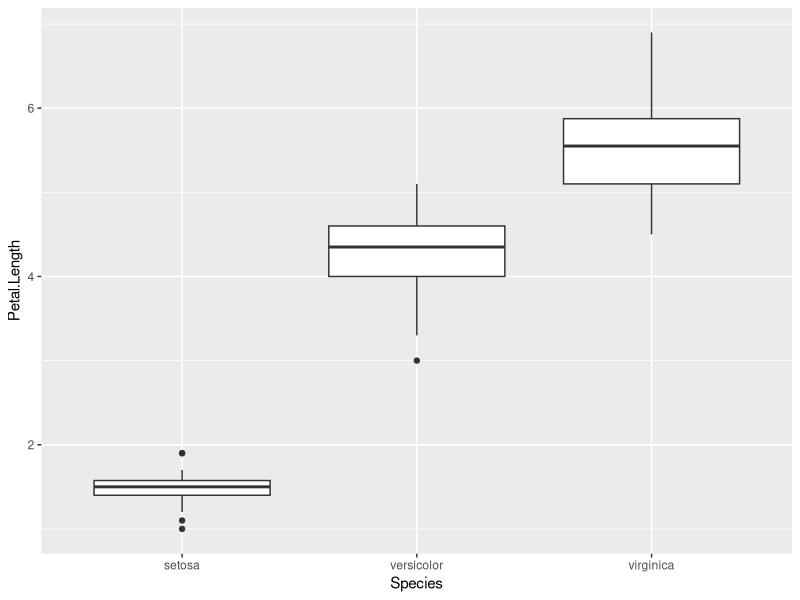
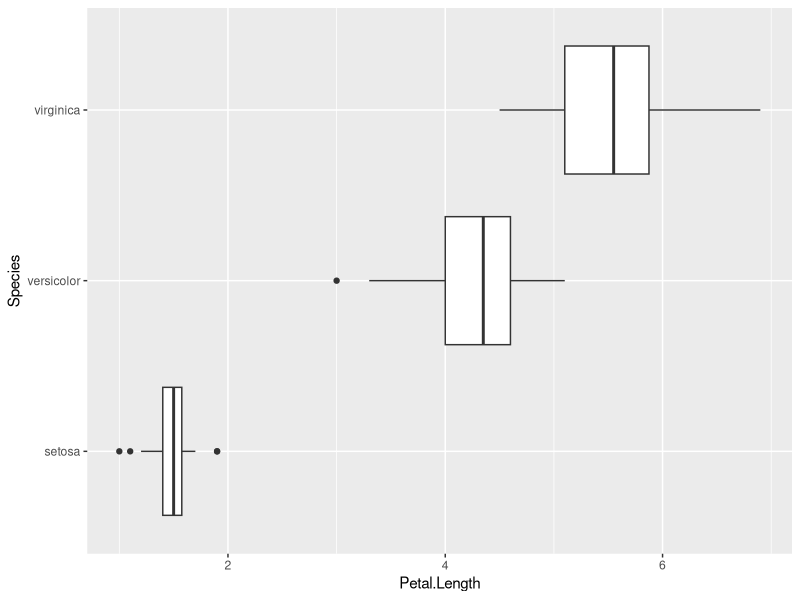
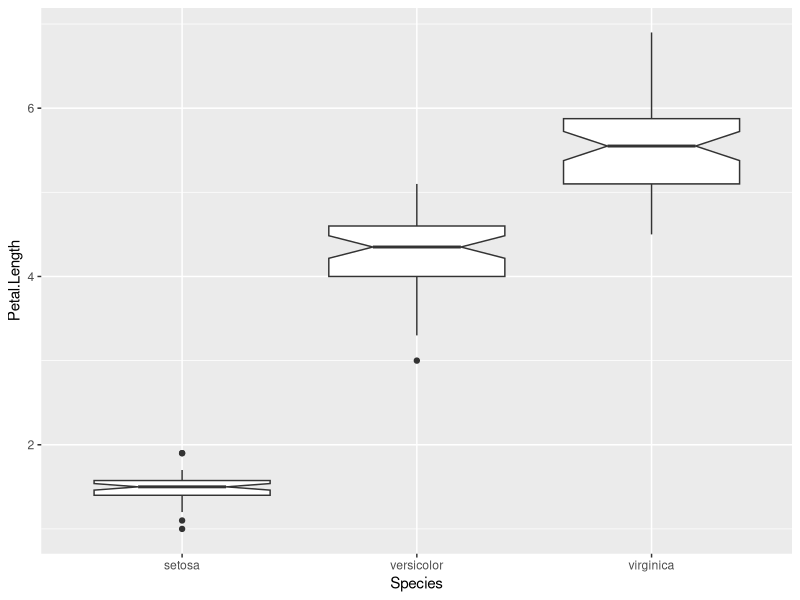
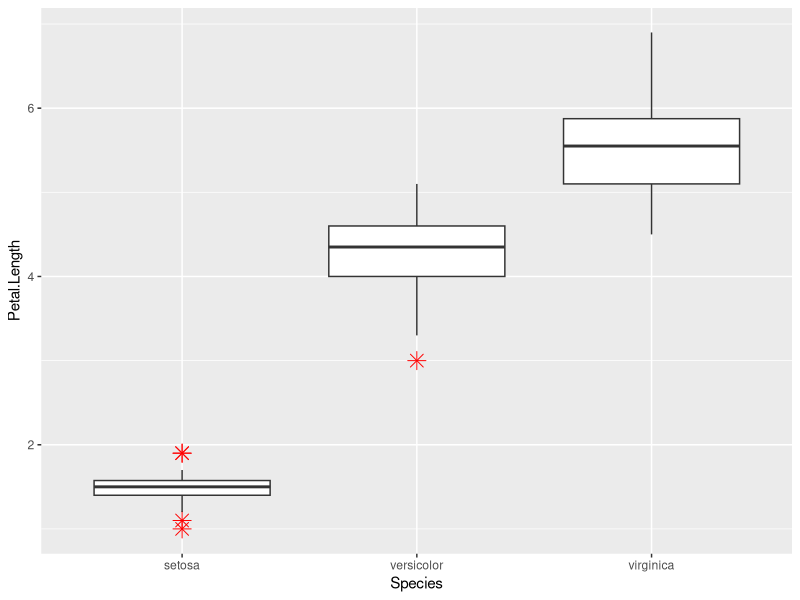
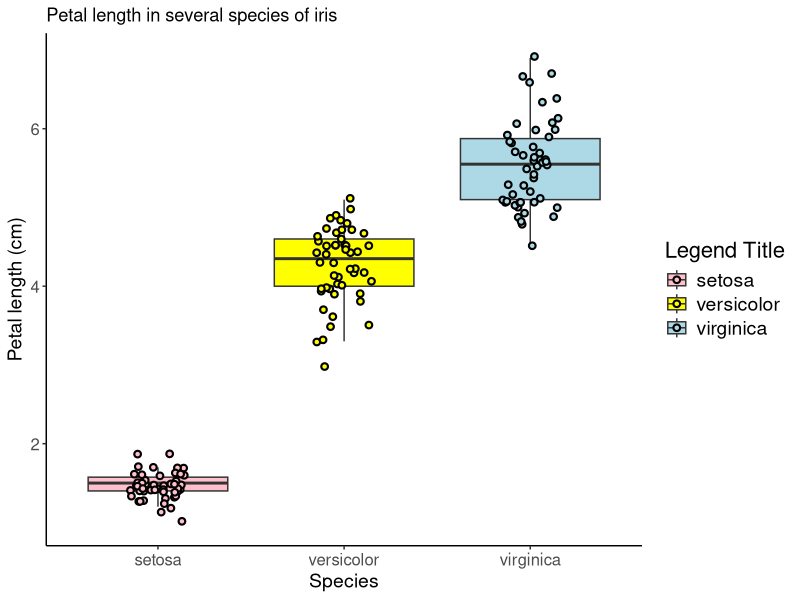

Here is the R script that generated these plots, in order:
## ---- chunk 1
# remove (almost) all objects currently held in the R environment
rm(list=ls()) 
## ---- chunk 2
library(ggplot2)
## ---- chunk 3

# load the iris dataset to the global environment
data("iris")

# take a look at the structure of the data
str(iris)

# create a basic ggplot with a boxplot geom on top
p1 <- ggplot(iris, aes(x = Species, y = Petal.Length)) + geom_boxplot()
print(p1)
## ---- chunk 4
# to plot p1, add a coordinate flip
p2 <- p1 + coord_flip()
print(p2)
## ---- chunk 5
# redraw our boxplot, and this time add notches
p3 <- ggplot(iris, aes(x = Species, y = Petal.Length)) + 
  geom_boxplot(notch = TRUE)
print(p3)
## ---- chunk 6
# make some adjustments to the way the outliers are rendered
p4 <- ggplot(iris, aes(x = Species, y = Petal.Length)) + 
  geom_boxplot(outlier.colour = "red", outlier.shape = 8, outlier.size = 4)

print(p4)
## ---- chunk 7
# Add colour to our boxplots, overlay the raw data jittered a bit for 
# clarity, and adjust the theme to a more usual format for publications.
q <- ggplot(data = iris, aes(x = Species, y = Petal.Length)) + 
  
  geom_boxplot(aes(fill = Species), outlier.color = NA) + 
  
  geom_point(aes(y = Petal.Length, group = Species,
                 fill = Species), 
             position = position_jitter(width = 0.15), 
             shape = 21, 
             stroke = 1.1) + 
  
  scale_fill_manual(values = c("pink", "yellow", "lightblue")) +
  
  guides(fill = guide_legend(title="Legend Title")) + 
  xlab("Species") + 
  ylab("Petal length (cm)") + 
  ggtitle("Petal length in several species of iris") + 
  
  theme_classic() + 
  theme(axis.text    = element_text(size = 12),
        axis.title   = element_text(size = 14),
        legend.text  = element_text(size = 14),
        legend.title = element_text(size = 16))

# print our efforts to screen
print(q)
